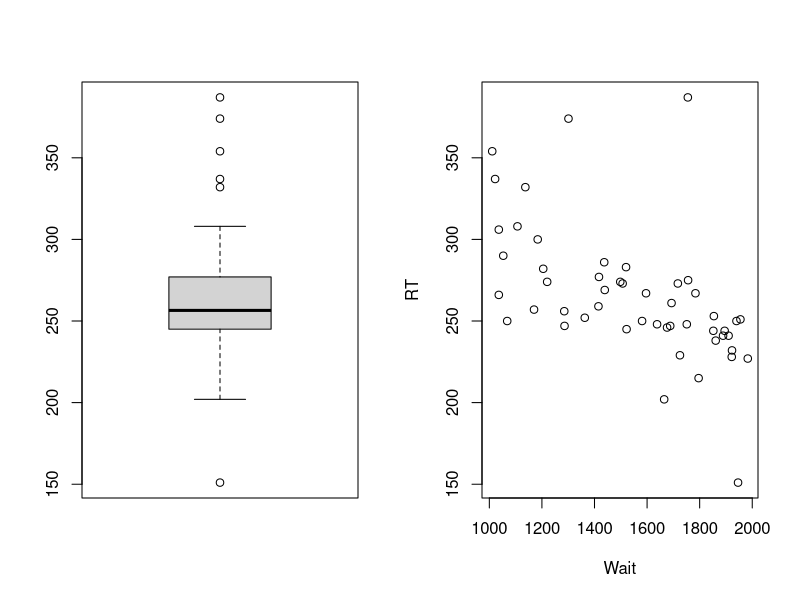

R code for this plot:
#! /usr/bin/Rscript
# Time-stamp: <2021-03-25 13:30:34 christophe@pallier.org>

data = read.csv('reaction_times.csv')
summary(data)

par(mfcol=c(1, 2))
with(data, {
    boxplot(RT)
    plot(RT ~ Wait)
})

cat('\nCheck out the graphics in Rplots*.pdf\n\n')
